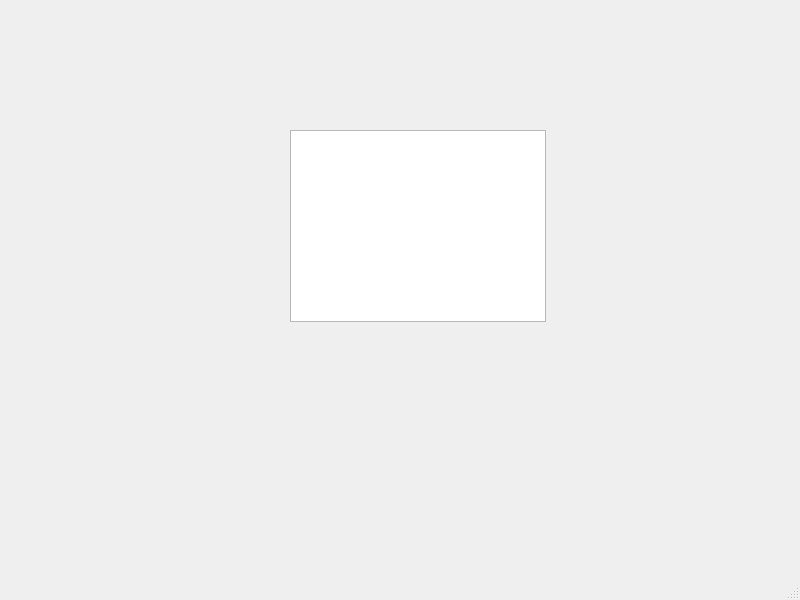
<?xml version="1.0" encoding="UTF-8"?>
<ui version="4.0">
 <class>MainWindow</class>
 <widget class="QMainWindow" name="MainWindow">
  <property name="geometry">
   <rect>
    <x>0</x>
    <y>0</y>
    <width>800</width>
    <height>600</height>
   </rect>
  </property>
  <property name="windowTitle">
   <string>MainWindow</string>
  </property>
  <widget class="QWidget" name="centralwidget">
   <widget class="QTableWidget" name="tableWidget">
    <property name="geometry">
     <rect>
      <x>290</x>
      <y>130</y>
      <width>256</width>
      <height>192</height>
     </rect>
    </property>
   </widget>
  </widget>
  <widget class="QMenuBar" name="menubar">
   <property name="geometry">
    <rect>
     <x>0</x>
     <y>0</y>
     <width>800</width>
     <height>21</height>
    </rect>
   </property>
  </widget>
  <widget class="QStatusBar" name="statusbar"/>
 </widget>
 <resources/>
 <connections/>
</ui>
